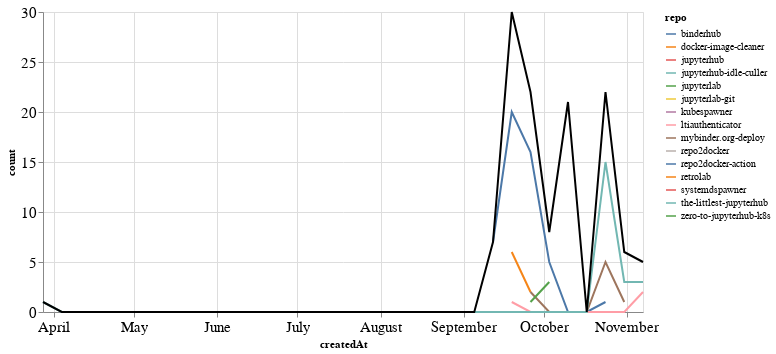

The notebook cell saved with this chart:
### Markdown cell above
### Comments

### Code cell
comments_time = comments.groupby('repo').resample('W', on='createdAt').count()['author'].reset_index()
comments_time = comments_time.rename(columns={'author': 'count'})
comments_time_total = comments_time.groupby('createdAt').agg({"count": "sum"}).reset_index()
ch1 = alt.Chart(comments_time, width=600).mark_line().encode(
    x='createdAt',
    y='count',
    color='repo',
    tooltip="repo"
)

ch2 = alt.Chart(comments_time_total, width=600).mark_line(color="black").encode(
    x='createdAt',
    y='count',
)

ch1 + ch2

### Figure 1 — Vega-Lite specification as saved in the notebook (floating-point values rounded to 4 significant figures)
{"config": {"axisLeft": {"labelFontSize": 15}, "axisBottom": {"labelFontSize": 15}}, "layer": [{"data": {"name": "data-618b350c02f4f8abec648eff8a2c9c84"}, "mark": "line", "encoding": {"color": {"type": "nominal", "field": "repo"}, "tooltip": {"type": "nominal", "field": "repo"}, "x": {"type": "temporal", "field": "createdAt"}, "y": {"type": "quantitative", "field": "count"}}, "width": 600}, {"data": {"name": "data-e3b2315d16a58edf65a66b9e9ee850f9"}, "mark": {"type": "line", "color": "black"}, "encoding": {"x": {"type": "temporal", "field": "createdAt"}, "y": {"type": "quantitative", "field": "count"}}, "width": 600}], "$schema": "https://vega.github.io/schema/vega-lite/v4.8.1.json", "datasets": {"data-618b350c02f4f8abec648eff8a2c9c84": [{"repo": "binderhub", "createdAt": "2021-09-12T00:00:00", "count": 7}, {"repo": "binderhub", "createdAt": "2021-09-19T00:00:00", "count": 20}, {"repo": "binderhub", "createdAt": "2021-09-26T00:00:00", "count": 16}, {"repo": "binderhub", "createdAt": "2021-10-03T00:00:00", "count": 5}, {"repo": "binderhub", "createdAt": "2021-10-10T00:00:00", "count": 0}, {"repo": "binderhub", "createdAt": "2021-10-17T00:00:00", "count": 0}, {"repo": "binderhub", "createdAt": "2021-10-24T00:00:00", "count": 1}, {"repo": "docker-image-cleaner", "createdAt": "2021-09-19T00:00:00", "count": 6}, {"repo": "docker-image-cleaner", "createdAt": "2021-09-26T00:00:00", "count": 2}, {"repo": "jupyterhub", "createdAt": "2021-10-10T00:00:00", "count": 17}, {"repo": "jupyterhub-idle-culler", "createdAt": "2021-09-26T00:00:00", "count": 1}, {"repo": "jupyterlab", "createdAt": "2021-10-10T00:00:00", "count": 1}, {"repo": "jupyterlab-git", "createdAt": "2021-10-10T00:00:00", "count": 3}, {"repo": "kubespawner", "createdAt": "2021-10-24T00:00:00", "count": 1}, {"repo": "ltiauthenticator", "createdAt": "2021-09-19T00:00:00", "count": 1}, {"repo": "ltiauthenticator", "createdAt": "2021-09-26T00:00:00", "count": 0}, {"repo": "ltiauthenticator", "createdAt": "2021-10-03T00:00:00", "count": 0}, {"repo": "ltiauthenticator", "createdAt": "2021-10-10T00:00:00", "count": 0}, {"repo": "ltiauthenticator", "createdAt": "2021-10-17T00:00:00", "count": 0}, {"repo": "ltiauthenticator", "createdAt": "2021-10-24T00:00:00", "count": 0}, {"repo": "ltiauthenticator", "createdAt": "2021-10-31T00:00:00", "count": 0}, {"repo": "ltiauthenticator", "createdAt": "2021-11-07T00:00:00", "count": 2}, {"repo": "mybinder.org-deploy", "createdAt": "2021-09-26T00:00:00", "count": 2}, {"repo": "mybinder.org-deploy", "createdAt": "2021-10-03T00:00:00", "count": 0}, {"repo": "mybinder.org-deploy", "createdAt": "2021-10-10T00:00:00", "count": 0}, {"repo": "mybinder.org-deploy", "createdAt": "2021-10-17T00:00:00", "count": 0}, {"repo": "mybinder.org-deploy", "createdAt": "2021-10-24T00:00:00", "count": 5}, {"repo": "mybinder.org-deploy", "createdAt": "2021-10-31T00:00:00", "count": 1}, {"repo": "repo2docker", "createdAt": "2021-09-19T00:00:00", "count": 2}, {"repo": "repo2docker-action", "createdAt": "2021-09-19T00:00:00", "count": 1}, {"repo": "retrolab", "createdAt": "2021-10-31T00:00:00", "count": 1}, {"repo": "systemdspawner", "createdAt": "2021-10-31T00:00:00", "count": 1}, {"repo": "the-littlest-jupyterhub", "createdAt": "2021-03-28T00:00:00", "count": 1}, {"repo": "the-littlest-jupyterhub", "createdAt": "2021-04-04T00:00:00", "count": 0}, {"repo": "the-littlest-jupyterhub", "createdAt": "2021-04-11T00:00:00", "count": 0}, {"repo": "the-littlest-jupyterhub", "createdAt": "2021-04-18T00:00:00", "count": 0}, {"repo": "the-littlest-jupyterhub", "createdAt": "2021-04-25T00:00:00", "count": 0}, {"repo": "the-littlest-jupyterhub", "createdAt": "2021-05-02T00:00:00", "count": 0}, {"repo": "the-littlest-jupyterhub", "createdAt": "2021-05-09T00:00:00", "count": 0}, {"repo": "the-littlest-jupyterhub", "createdAt": "2021-05-16T00:00:00", "count": 0}, {"repo": "the-littlest-jupyterhub", "createdAt": "2021-05-23T00:00:00", "count": 0}, {"repo": "the-littlest-jupyterhub", "createdAt": "2021-05-30T00:00:00", "count": 0}, {"repo": "the-littlest-jupyterhub", "createdAt": "2021-06-06T00:00:00", "count": 0}, {"repo": "the-littlest-jupyterhub", "createdAt": "2021-06-13T00:00:00", "count": 0}, {"repo": "the-littlest-jupyterhub", "createdAt": "2021-06-20T00:00:00", "count": 0}, {"repo": "the-littlest-jupyterhub", "createdAt": "2021-06-27T00:00:00", "count": 0}, {"repo": "the-littlest-jupyterhub", "createdAt": "2021-07-04T00:00:00", "count": 0}, {"repo": "the-littlest-jupyterhub", "createdAt": "2021-07-11T00:00:00", "count": 0}, {"repo": "the-littlest-jupyterhub", "createdAt": "2021-07-18T00:00:00", "count": 0}, {"repo": "the-littlest-jupyterhub", "createdAt": "2021-07-25T00:00:00", "count": 0}, {"repo": "the-littlest-jupyterhub", "createdAt": "2021-08-01T00:00:00", "count": 0}, {"repo": "the-littlest-jupyterhub", "createdAt": "2021-08-08T00:00:00", "count": 0}, {"repo": "the-littlest-jupyterhub", "createdAt": "2021-08-15T00:00:00", "count": 0}, {"repo": "the-littlest-jupyterhub", "createdAt": "2021-08-22T00:00:00", "count": 0}, {"repo": "the-littlest-jupyterhub", "createdAt": "2021-08-29T00:00:00", "count": 0}, {"repo": "the-littlest-jupyterhub", "createdAt": "2021-09-05T00:00:00", "count": 0}, {"repo": "the-littlest-jupyterhub", "createdAt": "2021-09-12T00:00:00", "count": 0}, {"repo": "the-littlest-jupyterhub", "createdAt": "2021-09-19T00:00:00", "count": 0}, {"repo": "the-littlest-jupyterhub", "createdAt": "2021-09-26T00:00:00", "count": 0}, {"repo": "the-littlest-jupyterhub", "createdAt": "2021-10-03T00:00:00", "count": 0}, {"repo": "the-littlest-jupyterhub", "createdAt": "2021-10-10T00:00:00", "count": 0}, {"repo": "the-littlest-jupyterhub", "createdAt": "2021-10-17T00:00:00", "count": 0}, {"repo": "the-littlest-jupyterhub", "createdAt": "2021-10-24T00:00:00", "count": 15}, {"repo": "the-littlest-jupyterhub", "createdAt": "2021-10-31T00:00:00", "count": 3}, {"repo": "the-littlest-jupyterhub", "createdAt": "2021-11-07T00:00:00", "count": 3}, {"repo": "zero-to-jupyterhub-k8s", "createdAt": "2021-09-26T00:00:00", "count": 1}, {"repo": "zero-to-jupyterhub-k8s", "createdAt": "2021-10-03T00:00:00", "count": 3}], "data-e3b2315d16a58edf65a66b9e9ee850f9": [{"createdAt": "2021-03-28T00:00:00", "count": 1}, {"createdAt": "2021-04-04T00:00:00", "count": 0}, {"createdAt": "2021-04-11T00:00:00", "count": 0}, {"createdAt": "2021-04-18T00:00:00", "count": 0}, {"createdAt": "2021-04-25T00:00:00", "count": 0}, {"createdAt": "2021-05-02T00:00:00", "count": 0}, {"createdAt": "2021-05-09T00:00:00", "count": 0}, {"createdAt": "2021-05-16T00:00:00", "count": 0}, {"createdAt": "2021-05-23T00:00:00", "count": 0}, {"createdAt": "2021-05-30T00:00:00", "count": 0}, {"createdAt": "2021-06-06T00:00:00", "count": 0}, {"createdAt": "2021-06-13T00:00:00", "count": 0}, {"createdAt": "2021-06-20T00:00:00", "count": 0}, {"createdAt": "2021-06-27T00:00:00", "count": 0}, {"createdAt": "2021-07-04T00:00:00", "count": 0}, {"createdAt": "2021-07-11T00:00:00", "count": 0}, {"createdAt": "2021-07-18T00:00:00", "count": 0}, {"createdAt": "2021-07-25T00:00:00", "count": 0}, {"createdAt": "2021-08-01T00:00:00", "count": 0}, {"createdAt": "2021-08-08T00:00:00", "count": 0}, {"createdAt": "2021-08-15T00:00:00", "count": 0}, {"createdAt": "2021-08-22T00:00:00", "count": 0}, {"createdAt": "2021-08-29T00:00:00", "count": 0}, {"createdAt": "2021-09-05T00:00:00", "count": 0}, {"createdAt": "2021-09-12T00:00:00", "count": 7}, {"createdAt": "2021-09-19T00:00:00", "count": 30}, {"createdAt": "2021-09-26T00:00:00", "count": 22}, {"createdAt": "2021-10-03T00:00:00", "count": 8}, {"createdAt": "2021-10-10T00:00:00", "count": 21}, {"createdAt": "2021-10-17T00:00:00", "count": 0}, {"createdAt": "2021-10-24T00:00:00", "count": 22}, {"createdAt": "2021-10-31T00:00:00", "count": 6}, {"createdAt": "2021-11-07T00:00:00", "count": 5}]}}
